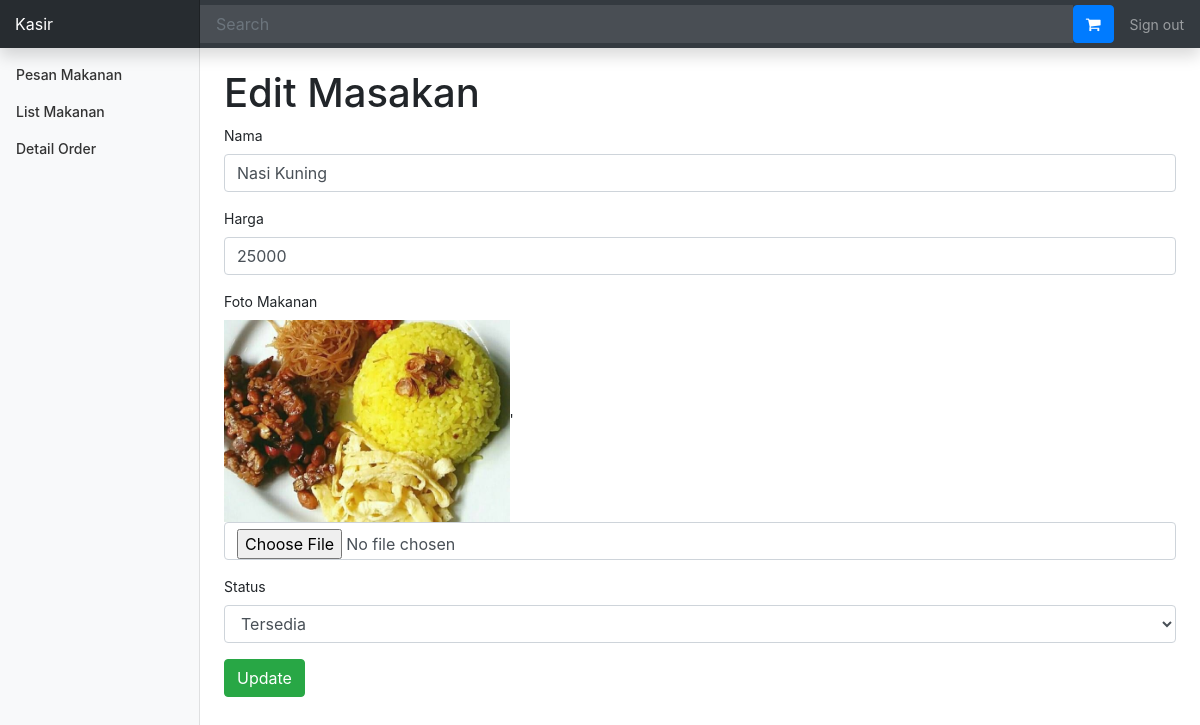
/kasir/index.php?halaman=edit_masakan&id=13 (signed in), run on the app's committed database.
### tables this page shows
CREATE TABLE `masakan` (
  `id_masakan` int(11) NOT NULL,
  `nama_masakan` varchar(225) NOT NULL,
  `harga` int(100) NOT NULL,
  `foto_makanan` varchar(225) NOT NULL,
  `status_masakan` varchar(225) NOT NULL
);

### kasir/edit_masakan.php (the view, shortened to what this page needs)
<?php
$id = $_GET['id'];
$ambil = $koneksi->query("SELECT * FROM masakan WHERE id_masakan='$id'");
$pecah = $ambil->fetch_assoc();
 ?>
<h1>Edit Masakan</h1>
<form method="POST">
	<div class="form-group">
		<label for="">Nama</label>
		<input type="text" name="nama" value="<?php echo $pecah['nama_masakan'] ?>" class="form-control">
	</div>
	<div class="form-group">
		<label for="">Harga</label>
		<input type="number" name="harga" value="<?php echo $pecah['harga'] ?>" class="form-control">
	</div>
	<div class="form-group">
		<label for="">Foto Makanan</label>
		<br>
		<img src="../inc/img/<?php echo $pecah['foto_makanan'] ?>" width="30%">'
		<br>
		<input type="file" name="foto" value="<?php echo $pecah['nama_masakan'] ?>" class="form-control">
	</div>
	<div class="form-group">
		<label for="">Status</label>
		<select name="status" class="form-control">
		<option <?php if( $pecah['status_masakan']=='Tersedia'){echo "selected"; } ?> value="Tersedia">Tersedia</option>
		</select>
	</div>
	<button type="submit" name="edit" class="btn btn-success">Update</button>
</form>

### inc/css/dashboard.css (style rules this page uses)
body { font-size: .875rem; }

### data on the page
masakan: nama "Nasi Kuning", harga "25000", foto_makanan (picture), status "Tersedia"
